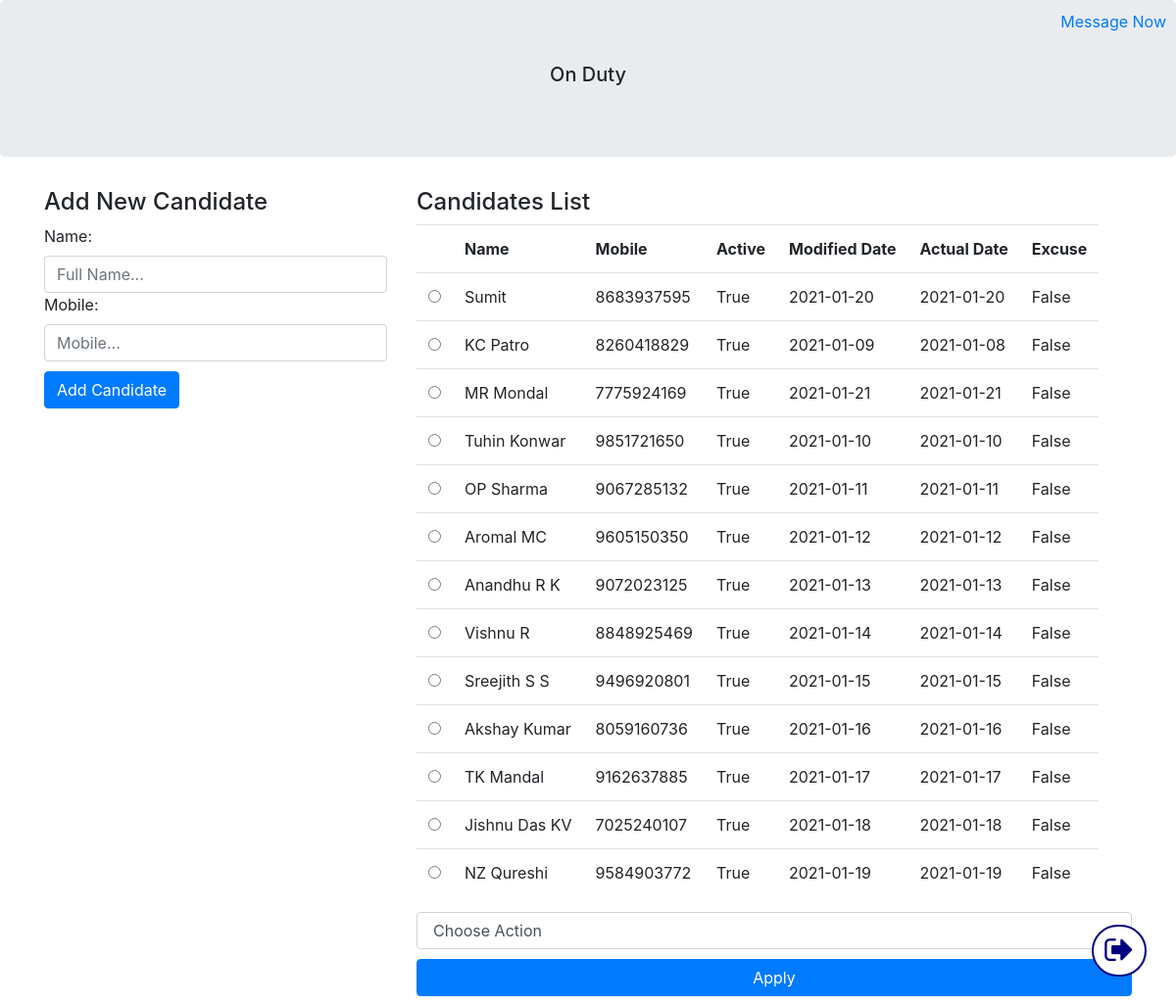
Page /home (signed in) on the committed database.
### app/models.py (models this page shows, shortened)
class Candidates(models.Model):
    cand_name = models.CharField(max_length=50)
    cand_mobile = models.CharField(max_length=10)
    cand_email = models.EmailField()
    mdf_date = models.CharField(max_length=30)
    act_date = models.CharField(max_length=30)
    excuse = models.BooleanField(default=False)
    is_active = models.BooleanField(default=True)

### app/views.py (the view)
# urls.py: path('home', views.home, name='home'),
def home(request):
    token = request.session['USERNAME']
    if token == 'eye3':
        candList = Candidates.objects.all()
        dutyBoy = candList.filter(mdf_date=datetime.date.today(),is_active='True')
        return render(request, 'home.html',{'candList':candList,'dutyBoy':dutyBoy})
    else:
        return redirect('index')

### templates/home.html (shortened to what this page needs)
{% extends 'base.html' %}
{% block content %}
<a href="logout"><div class="login-btn"><span class="fa fa-2x fa-sign-out"></span></div></a>
<div class="jumbotron text-center">
    <a href="messageNow" id="messageNow" style="position:absolute; top:0; right:0; margin:10px">Message Now</a>
    <h5>On Duty</h5>
</div>
<div class="container">
    <div class="row">
      <div class="col-sm-4" style="margin-bottom:10px;">
        <h4>Add New Candidate</h4>
          <form method="POST" action="addCand">
              <label>Name:</label>
              <input type="text" name="cand_name" class="form-control" placeholder="Full Name..." required/>
              <label>Mobile:</label>
              <input type="text" name="cand_mobile" class="form-control" pattern="[6-9]{1}[0-9]{9}" placeholder="Mobile..." required />
              <input type="submit" class="btn btn-primary" value="Add Candidate" style="margin-top: 10px;" />
          </form>
      </div>
      <div class="col-sm-8" style="margin-bottom:10px;">
        <h4>Candidates List</h4>
        <form method="POST" action="chngStatus">
            <table class="table table-responsive">
                <tr>
                    <th></th>
                    <th>Name</th>
                    <th>Mobile</th>
                    <th>Active</th>
                    <th>Modified Date</th>
                    <th>Actual Date</th>
                    <th>Excuse</th>
                </tr>
                {% for value in candList %}
                    <tr>
                        <td><input type="radio" name="cand_id" value="{{value.id}}" required></td>
                        <td>{{ value.cand_name }}</td>
                        <td>{{ value.cand_mobile }}</td>
                        <td>{{ value.is_active }}</td>
                        <td>{{ value.mdf_date }}</td>
                        <td>{{ value.act_date }}</td>
                        <td>{{ value.excuse }}</td>
                    </tr>
                {% endfor %}
            </table>
            <select class="form-control" name="candStatus" id="cand_action" required>
                <option value=''>Choose Action</option>
            </select>
            <input type="submit" value="Apply" class="btn btn-primary" style="width: 100%; margin-top:10px;">
        </form>
      </div>
    </div>
</div>
{% endblock %}

### templates/base.html (style rules this page uses)
.login-btn { bottom: 30px; right: 30px; position: fixed; z-index: 999; color: navy; background-color: white; border: 2px solid navy; border-radius: 50px; padding: 8px 11px; }

### rows in the picture
Candidates: cand_name "Sumit", cand_mobile "8683937595", is_active "True", mdf_date "2021-01-20", act_date "2021-01-20", excuse "False"
Candidates: cand_name "KC Patro", cand_mobile "8260418829", is_active "True", mdf_date "2021-01-09", act_date "2021-01-08", excuse "False"
Candidates: cand_name "MR Mondal", cand_mobile "7775924169", is_active "True", mdf_date "2021-01-21", act_date "2021-01-21", excuse "False"
Candidates: cand_name "Tuhin Konwar", cand_mobile "9851721650", is_active "True", mdf_date "2021-01-10", act_date "2021-01-10", excuse "False"
Candidates: cand_name "OP Sharma", cand_mobile "9067285132", is_active "True", mdf_date "2021-01-11", act_date "2021-01-11", excuse "False"
Candidates: cand_name "Aromal MC", cand_mobile "9605150350", is_active "True", mdf_date "2021-01-12", act_date "2021-01-12", excuse "False"
Candidates: cand_name "Anandhu R K", cand_mobile "9072023125", is_active "True", mdf_date "2021-01-13", act_date "2021-01-13", excuse "False"
Candidates: cand_name "Vishnu R", cand_mobile "8848925469", is_active "True", mdf_date "2021-01-14", act_date "2021-01-14", excuse "False"
Candidates: cand_name "Sreejith S S", cand_mobile "9496920801", is_active "True", mdf_date "2021-01-15", act_date "2021-01-15", excuse "False"
Candidates: cand_name "Akshay Kumar", cand_mobile "8059160736", is_active "True", mdf_date "2021-01-16", act_date "2021-01-16", excuse "False"
Candidates: cand_name "TK Mandal", cand_mobile "9162637885", is_active "True", mdf_date "2021-01-17", act_date "2021-01-17", excuse "False"
Candidates: cand_name "Jishnu Das KV", cand_mobile "7025240107", is_active "True", mdf_date "2021-01-18", act_date "2021-01-18", excuse "False"
Candidates: cand_name "NZ Qureshi", cand_mobile "9584903772", is_active "True", mdf_date "2021-01-19", act_date "2021-01-19", excuse "False"
